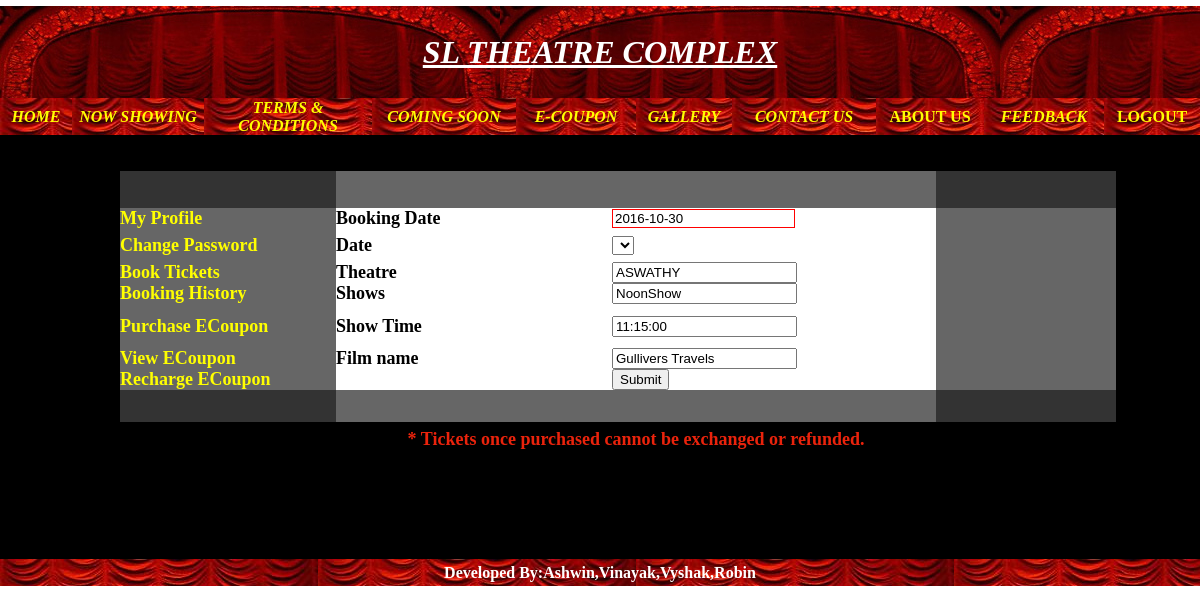
The app's page /Ticket_Booking.php?editid=19 with its own data.
### tables this page shows
CREATE TABLE IF NOT EXISTS `theatre_shows` (
  `showid` bigint(25) NOT NULL AUTO_INCREMENT,
  `Date` date NOT NULL,
  `Theatre_name` varchar(35) NOT NULL,
  `Shows` varchar(25) NOT NULL,
  `showtime` time NOT NULL,
  `Film_name` varchar(50) NOT NULL,
  `Photo` varchar(100) NOT NULL,
  `Film_Description` text NOT NULL,
  `enddate` date NOT NULL,
  PRIMARY KEY (`showid`)
);

### Ticket_Booking.php (the view, shortened to what this page needs)
<!DOCTYPE html PUBLIC "-//W3C//DTD XHTML 1.0 Transitional//EN" "http://www.w3.org/TR/xhtml1/DTD/xhtml1-transitional.dtd">
<html xmlns="http://www.w3.org/1999/xhtml">
<head>
</head>
<body>
<form name="form1" method="post" action="seatallocate.php">
<?PHP
$editid=$_GET['editid'];
$dt=$_GET['dt'];
$dt1=explode("-",$dt);
$dt2=$dt1[2];
$st=$_GET['st'];
$con=mysql_connect("localhost","root","");
	$qry="select *from Theatre_shows where showid='$editid'";
    $res=mysql_query($qry,$con);
?>
 <?php
		while($row=mysql_fetch_array($res))
	{
	$fn=$row[Film_name];
	$sid=$row[showid];
	$tname=$row[Theatre_name];
	$st=$row[showtime];
	$stype=$row[Shows];
	}
	?>
<div id="Layer1">
  <table width="100%" height="92" border="0" cellpadding="0" cellspacing="0">
    <tr>
      <td background="pic/curtains08-02-22.jpg" bgcolor="#E0DFE3"><div align="center" class="style1">
        <div align="center" class="style3 style8"><ins>SL THEATRE COMPLEX </ins></div>
      </div></td>
    </tr>
  </table>
  <table width="100%" height="37" border="0" cellpadding="0" cellspacing="0">
    <tr>
      <td width="6%" height="37" background="pic/CURTAIN.JPG" bgcolor="#E0DFE3"><div align="center" class="style2"><a href="mainpage.php">HOME</a></div></td>
      <td width="11%" background="pic/CURTAIN.JPG" bgcolor="#E0DFE3"><div align="center" class="style6"><a href="nowshowing.php">NOW SHOWING </a></div></td>
      <td width="14%" background="pic/CURTAIN.JPG" bgcolor="#E0DFE3"><div align="center" class="style15"><a href="terms and conditions.php">TERMS &amp; CONDITIONS </a></div></td>
      <td width="12%" background="pic/CURTAIN.JPG" bgcolor="#E0DFE3"><div align="center" class="style6"><a href="comingsoon.php">COMING SOON </a></div></td>
      <td width="10%" background="pic/CURTAIN.JPG" bgcolor="#E0DFE3"><div align="center" class="style6"><a href="ECoupon.php">E-COUPON</a></div></td>
      <td width="8%" background="pic/CURTAIN.JPG" bgcolor="#E0DFE3"><div align="center" class="style6"><a href="gallery.php">GALLERY</a></div></td>
      <td width="12%" background="pic/CURTAIN.JPG" bgcolor="#E0DFE3"><div align="center" class="style6"><a href="contactus.php">CONTACT US</a> </div></td>
      <td width="9%" background="pic/CURTAIN.JPG" bgcolor="#E0DFE3"><div align="center"><a href="aboutus.php"><strong>ABOUT US</strong></a></div></td>
      <td width="10%" background="pic/CURTAIN.JPG" bgcolor="#E0DFE3"><div align="center" class="style6">
          <div align="center"><a href="guest_aboutus.php"></a> <a href="feedback.php" class="style15">FEEDBACK</a></div>
      </div></td>
      <td width="8%" background="pic/CURTAIN.JPG" bgcolor="#E0DFE3"><div align="center" class="style29"><strong><a href="login.php">LOGOUT</a></strong></div></td>
    </tr>
  </table>
  <table width="100%" height="398" border="0" cellpadding="0" cellspacing="0" bgcolor="#000000">
    <tr>
      <td width="10%">&nbsp;</td>
      <td width="18%">&nbsp;</td>
      <td width="23%">&nbsp;</td>
      <td colspan="3">&nbsp;</td>
      <td width="15%">&nbsp;</td>
      <td width="6%">&nbsp;</td>
      <td width="1%">&nbsp;</td>
    </tr>
    <tr>
      <td>&nbsp;</td>
      <td>&nbsp;</td>
      <td>&nbsp;</td>
      <td colspan="3">&nbsp;</td>
      <td> <?php $Email=$_SESSION['user'];echo "<font color=yellow><b>$Email</b></font>";?>&nbsp;</td>
      <td>&nbsp;</td>
      <td>&nbsp;</td>
    </tr>
    <tr>
      <td height="37">&nbsp;</td>
      <td bgcolor="#333333"><?php echo $dt2;?>&nbsp;</td>
      <td bgcolor="#666666">&nbsp;</td>
      <td colspan="3" bgcolor="#666666">&nbsp;</td>
      <td bgcolor="#333333">&nbsp;</td>
      <td>&nbsp;</td>
      <td>&nbsp;</td>
    </tr>
    <tr>
      <td>&nbsp;</td>
      <td bgcolor="#666666"><a href="mainpage.php" class="style21">My Profile</a></td>
      <td bgcolor="#FFFFFF"><span class="style25">Booking Date</span></td>
      <td colspan="3" bgcolor="#FFFFFF">
	  <?php $dt=Date('Y-m-d');?>
	  <input type="text" name="date" id="em" value="<?php echo $dt;?>" readonly=""  /></td>
      <td bgcolor="#666666">&nbsp;</td>
      <td>&nbsp;</td>
      <td>&nbsp;</td>
    </tr>
    <tr>
      <td height="33">&nbsp;</td>
      <td bgcolor="#666666"><a href="changepassword.php" class="style21">Change Password </a></td>
      <td bgcolor="#FFFFFF"><span class="style25">Date</span></td>
      <td width="4%" bgcolor="#FFFFFF">
        <div align="left">
		 <select name="date" id="date">
             <option value=<?php  ?> selected <?php ?> ><?php ?></option>
          </select>
          </div></td><td width="6%" bgcolor="#FFFFFF">
            </td>
      <td width="17%" bgcolor="#FFFFFF">
        </td>
      <td bgcolor="#666666">&nbsp;</td>
      <td>&nbsp;</td>
      <td>&nbsp;</td>
    </tr>
    <tr>
      <td>&nbsp;</td>
      <td bgcolor="#666666"><a href="Ticket_Booking1.php" class="style21">Book Tickets </a><a href="changepassword.php" class="style21"></a></td>
      <td bgcolor="#FFFFFF"><span class="style25">Theatre</span></td>
      <td colspan="3" bgcolor="#FFFFFF"><div align="left">
	  <input type="text" name="theatre"  value="<?php echo $tname;?>" readonly="readonly"/>
      </div></td>
      <td bgcolor="#666666">&nbsp;</td>
      <td>&nbsp;</td>
      <td>&nbsp;</td>
    </tr>
    <tr>
      <td>&nbsp;</td>
      <td bgcolor="#666666"><a href="ECoupon.php" class="style21"></a><a href="Ticket_Booking_History.php" class="style21">Booking History</a><a href="Ticket_Booking.php" class="style21"></a></td>
      <td bgcolor="#FFFFFF"><span class="style25">Shows </span></td>
      <td colspan="3" bgcolor="#FFFFFF"><div align="left">
	  <input type="text" name="shows" value="<?php echo $stype;?>" readonly="readonly" />
      </div></td>
      <td bgcolor="#666666">&nbsp;</td>
      <td>&nbsp;</td>
      <td>&nbsp;</td>
    </tr>
    <tr>
      <td height="44">&nbsp;</td>
      <td bgcolor="#666666"><a href="ECoupon.php" class="style21">Purchase ECoupon</a><a href="Ecoupon_view.php" class="style21"></a></td>
      <td bgcolor="#FFFFFF"><span class="style25">Show Time </span></td>
      <td colspan="3" bgcolor="#FFFFFF"><input type="hidden" name="stime" readonly="readonly" value="<?php echo $st;?>"/>
        <input type="text" name="stime2" readonly="readonly" value="<?php echo $st;?>"/></td>
      <td bgcolor="#666666"><input name="showid" type="hidden" id="showid" value="<?php echo $sid;?>" /></td>
      <td>&nbsp;</td>
      <td>&nbsp;</td>
    </tr>
    <tr>
      <td>&nbsp;</td>
      <td bgcolor="#666666"><a href="Ecoupon_view.php" class="style21">View ECoupon </a></td>
      <td bgcolor="#FFFFFF"><span class="style25">Film  name</span></td>
      <td colspan="3" bgcolor="#FFFFFF"><input type="text" name="film_name" value="<?php echo $fn;?>" readonly="readonly" >     </td>
      <td bgcolor="#666666">&nbsp;</td>
      <td>&nbsp;</td>
      <td>&nbsp;</td>
    </tr>
    <tr>
      <td>&nbsp;</td>
      <td bgcolor="#666666"><a href="ECoupon.php" class="style21">Recharge ECoupon</a><a href="ECoupon_recharge.php" class="style21"></a></td>
      <td bgcolor="#FFFFFF"><span class="style28"></span></td>
      <td colspan="3" bgcolor="#FFFFFF"><div align="left">
        <input type="submit" name="Submit" value="Submit">
      </div></td>
      <td bgcolor="#666666">&nbsp;</td>
      <td>&nbsp;</td>
      <td>&nbsp;</td>
    </tr>
    <tr>
      <td height="32">&nbsp;</td>
      <td bgcolor="#333333">&nbsp;</td>
      <td bgcolor="#666666">&nbsp;</td>
      <td colspan="3" bgcolor="#666666">
        <div align="right"></div></td>
      <td bgcolor="#333333">&nbsp;</td>
      <td>&nbsp;</td>
      <td>&nbsp;</td>
    </tr>
    <tr>
      <td height="35">&nbsp;</td>
      <td>&nbsp;</td>
      <td colspan="4"><div align="center" class="style31">* Tickets once purchased         cannot be exchanged or refunded.</div></td>
      <td>s</td>
      <td>&nbsp;</td>
      <td>&nbsp;</td>
    </tr>
    <tr>
      <td>&nbsp;</td>
      <td>&nbsp;</td>
      <td colspan="4">&nbsp;</td>
      <td>&nbsp;</td>
      <td>&nbsp;</td>
      <td>&nbsp;</td>
    </tr>
    <tr>
      <td>&nbsp;</td>
      <td>&nbsp;</td>
      <td colspan="4"><p>&nbsp;</p>
        <p>&nbsp;</p></td>
      <td>&nbsp;</td>
      <td>&nbsp;</td>
      <td>&nbsp;</td>
    </tr>
  </table>
  <table width="100%" height="27" border="0" cellpadding="0" cellspacing="0" background="pic/CURTAIN.JPG">
    <tr>
      <td><div align="center"><span class="style7">Developed By:Ashwin,Vinayak,Vyshak,Robin </span></div></td>
    </tr>
  </table>
</div>
</form>
</body>
</html>

### Ticket_Booking.php (style rules this page uses)
.style1 { font-size: xx-large; font-weight: bold; font-style: italic; color: #9966FF; }
.style3 { color: #FFFFFF; font-family: Georgia, "Times New Roman", Times, serif; }
.style6 { color: #FFFF00; font-weight: bold; font-style: italic; }
#em { border:#FF0000 solid 1px; }
a:link { color: #FFFF00; text-decoration: none; }
body { background-image: url(); }
.style7 { color: #FFFFFF; font-weight: bold; }
.style8 { color: #FFFFFF }
.style2 { color: #FFFF66; font-style: italic; font-weight: bold; }
.style15 { font-family: "Times New Roman", Times, serif; font-style: italic; font-weight: bold; }
.style21 { font-size: 18px; font-weight: bold; }
.style25 { color: #000000; font-weight: bold; font-size: 18px; }
.style29 { color: #FFFF00 }
.style31 { color: #EA230C; font-weight: bold; font-size: 18px; }

### records on screen
theatre_shows: theatre "ASWATHY", shows "NoonShow", stime2 "11:15:00", film_name "Gullivers Travels"
